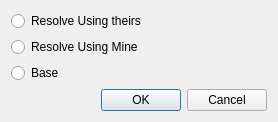
<?xml version="1.0" encoding="UTF-8"?>
<ui version="4.0">
 <class>GTASVNResolveOptionDialog</class>
 <widget class="QDialog" name="GTASVNResolveOptionDialog">
  <property name="geometry">
   <rect>
    <x>0</x>
    <y>0</y>
    <width>278</width>
    <height>118</height>
   </rect>
  </property>
  <property name="windowTitle">
   <string>Resolve option</string>
  </property>
  <layout class="QGridLayout" name="gridLayout_2">
   <item row="0" column="0">
    <layout class="QGridLayout" name="gridLayout">
     <item row="0" column="0">
      <widget class="QRadioButton" name="resolveTheirsRB">
       <property name="text">
        <string>Resolve Using theirs</string>
       </property>
      </widget>
     </item>
     <item row="1" column="0">
      <widget class="QRadioButton" name="resolveMineRB">
       <property name="text">
        <string>Resolve Using Mine</string>
       </property>
      </widget>
     </item>
     <item row="2" column="0">
      <widget class="QRadioButton" name="resolveBaseRB">
       <property name="text">
        <string>Base</string>
       </property>
      </widget>
     </item>
    </layout>
   </item>
   <item row="1" column="0">
    <layout class="QHBoxLayout" name="horizontalLayout">
     <item>
      <spacer name="horizontalSpacer">
       <property name="orientation">
        <enum>Qt::Horizontal</enum>
       </property>
       <property name="sizeHint" stdset="0">
        <size>
         <width>40</width>
         <height>20</height>
        </size>
       </property>
      </spacer>
     </item>
     <item>
      <widget class="QPushButton" name="okPB">
       <property name="text">
        <string>OK</string>
       </property>
      </widget>
     </item>
     <item>
      <widget class="QPushButton" name="cancelPB">
       <property name="text">
        <string>Cancel</string>
       </property>
      </widget>
     </item>
    </layout>
   </item>
  </layout>
 </widget>
 <resources/>
 <connections/>
</ui>
